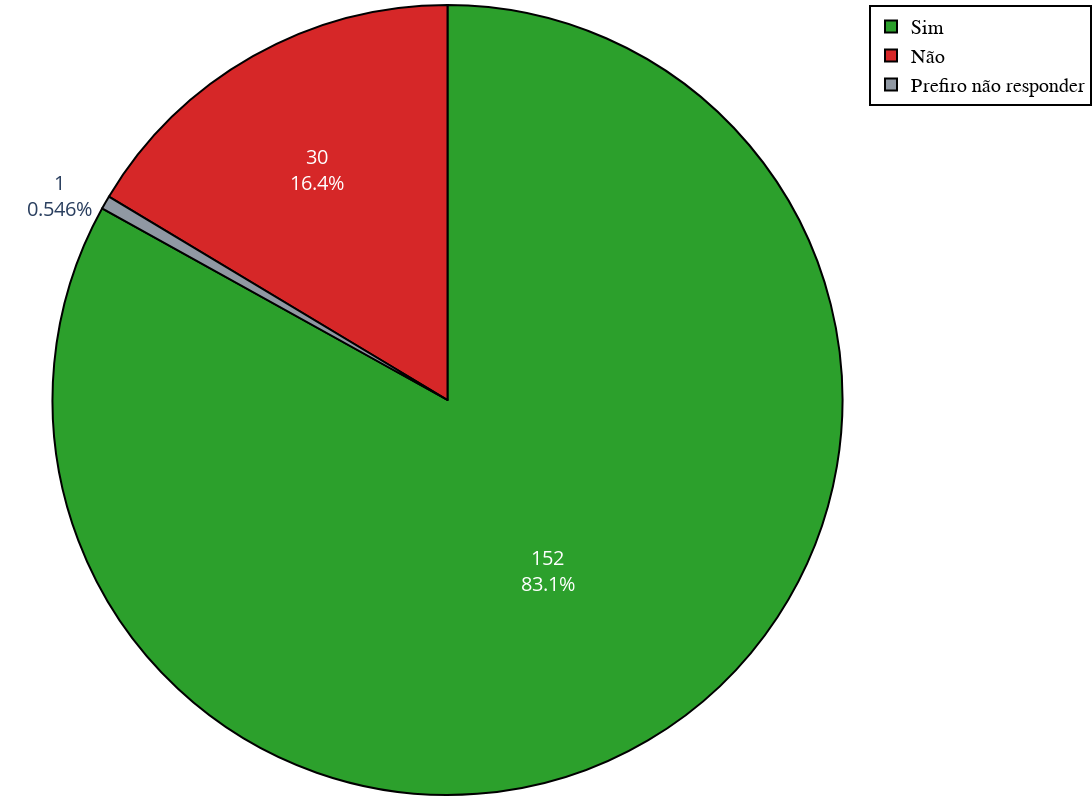

The notebook cell saved with this chart:
### Code cell
# 2. Você joga jogos eletrônicos regularmente (pelo menos duas vezes por semana)?
# - Sim
# - Não
# - Prefiro não responder
    
# Pega a segunda coluna da df
q2 = df.iloc[:, 1]

# Separa as respostas
q2_s = q2[q2 == 'Sim'].count()
q2_n = q2[q2 == 'Não'].count()
q2_p = q2[q2 == 'Prefiro não responder'].count()

# Cria labels para o gráfico
labels = ['Sim', 'Não', 'Prefiro não responder']

# Cria um gráfico de pizza
fig = go.Figure(data=[go.Pie(labels=labels, values=[q2_s, q2_n, q2_p], 
                                textinfo='percent'+', value', insidetextorientation='auto' , textfont_size=20,
                                marker=dict(line=dict(color='black', width=2)))])

# Adiciona cores ao gráfico
fig.update_traces(marker_colors=[cores.verde, cores.vermelho, cores.cinza])



# Atualiza o layout do gráfico
fig.update_layout(
    
    # Configurações do gráfico
    
    # Configura o título
    title=dict(
        font=dict(
            family='Arial',
            size=30,
            color='black'
        ),
        x=0.5
    ),
     
    autosize=False,
    width=1400,
    height=800,
    
    # Configura a legenda
    legend=dict(
        traceorder='normal',
        font=dict(
            family='sans-serif',
            size=20,
            color='black'
        ),
        bordercolor='Black',
        borderwidth=2
    ),
    
    # Padding para tirar o espaço em branco em volta do gráfico
    margin=dict(l=0, r=0, t=0, b=0)
)

fig.show()

### Figure 1 — Plotly figure (JSON) as saved in the notebook; plotly's stock layout.template omitted (floating-point values rounded to 4 significant figures)
{"data": [{"insidetextorientation": "auto", "labels": ["Sim", "Não", "Prefiro não responder"], "marker": {"colors": ["#2ca02c", "#d62728", "#9098a3"], "line": {"color": "black", "width": 2}}, "textfont": {"size": 20}, "textinfo": "percent+value", "type": "pie", "values": [152, 30, 1]}], "layout": {"autosize": false, "height": 800, "legend": {"bordercolor": "Black", "borderwidth": 2, "font": {"color": "black", "family": "sans-serif", "size": 20}, "traceorder": "normal"}, "margin": {"b": 0, "l": 0, "r": 0, "t": 0}, "title": {"font": {"color": "black", "family": "Arial", "size": 30}, "x": 0.5}, "width": 1400}}
